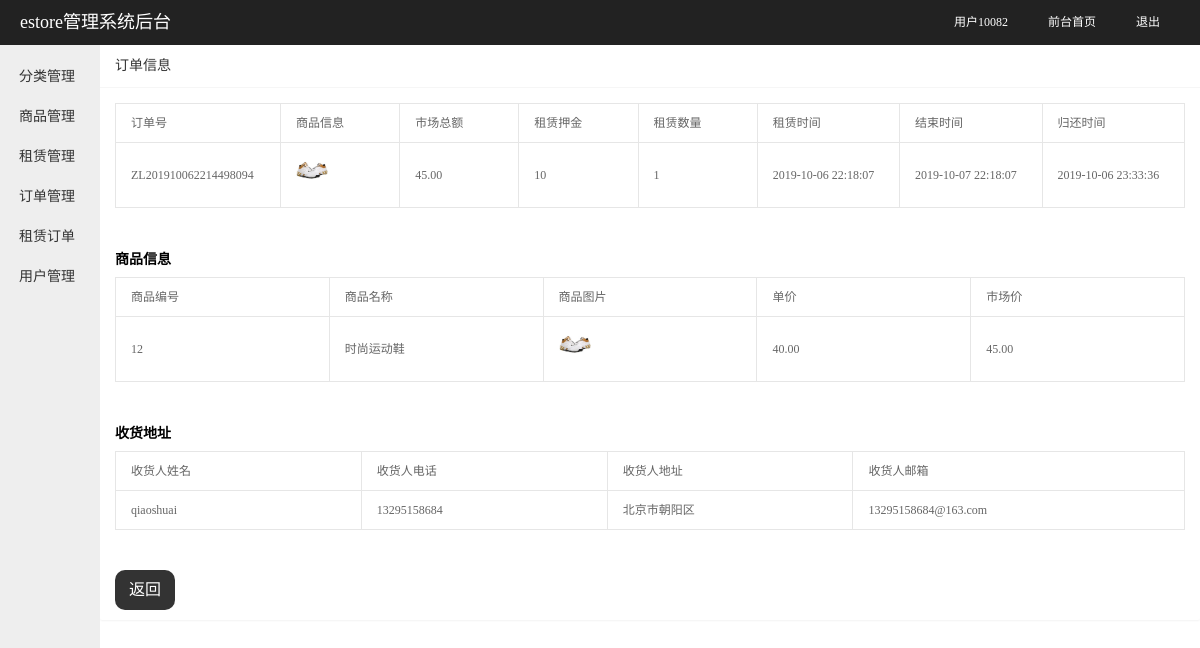
Screenshot of /admin/orders/leaseOrders_edit.php?act=edit&id=ZL201910062214498094 (signed in) with the database file from the repository.
### tables this page shows
CREATE TABLE `leases_orders` (
  `id` int(10) unsigned NOT NULL AUTO_INCREMENT,
  `orderid` varchar(255) DEFAULT NULL COMMENT '租赁订单号',
  `beforetotalprice` varchar(255) DEFAULT NULL COMMENT '租赁总价格',
  `buycount` varchar(255) DEFAULT NULL COMMENT '购买数量',
  `leasetime` varchar(255) DEFAULT NULL COMMENT '租赁时间',
  `starttime` datetime DEFAULT NULL COMMENT '开始时间',
  `endtime` datetime DEFAULT NULL COMMENT '结束时间',
  `status` int(11) DEFAULT NULL COMMENT '订单状态',
  `aftertotalprice` varchar(255) DEFAULT NULL COMMENT '租赁价格',
  `createtime` datetime DEFAULT NULL COMMENT '创建时间',
  `backtime` datetime DEFAULT NULL COMMENT '归还时间',
  `goodsid` varchar(255) DEFAULT NULL COMMENT '商品编号',
  `add_id` int(11) DEFAULT NULL COMMENT '收货编号',
  `userid` int(11) DEFAULT NULL COMMENT '用户编号',
  `lease_days` int(11) DEFAULT '1' COMMENT '租赁天数',
  PRIMARY KEY (`id`) USING BTREE
);

CREATE TABLE `list` (
  `list_id` int(10) unsigned NOT NULL AUTO_INCREMENT COMMENT '商品编号',
  `list_name` varchar(100) NOT NULL COMMENT '商品名字',
  `list_face` varchar(80) DEFAULT NULL COMMENT '商品图片',
  `list_myprice` float(8,2) NOT NULL COMMENT '商品价格',
  `list_onprice` float(8,2) NOT NULL COMMENT '商品市场价',
  `list_nums` int(5) DEFAULT NULL COMMENT '商品库存量',
  `list_detail` text COMMENT '商品简介',
  `list_time` datetime DEFAULT NULL COMMENT '上架时间',
  `list_seetimes` int(11) DEFAULT NULL COMMENT '商品点击量',
  `small_id` int(10) unsigned DEFAULT NULL COMMENT '小分类编号',
  PRIMARY KEY (`list_id`),
  KEY `small_id` (`small_id`),
  CONSTRAINT `list_ibfk_1` FOREIGN KEY (`small_id`) REFERENCES `smalltype` (`small_id`)
);

CREATE TABLE `adderss` (
  `add_id` int(10) unsigned NOT NULL AUTO_INCREMENT COMMENT '收货人编号',
  `add_name` varchar(50) DEFAULT NULL COMMENT '收货人姓名',
  `add_derss` varchar(100) DEFAULT NULL COMMENT '收货地址',
  `add_tel` varchar(15) DEFAULT NULL COMMENT '收货电话',
  `add_email` varchar(80) DEFAULT NULL COMMENT '收货邮箱',
  `user_id` int(10) unsigned DEFAULT NULL COMMENT '用户编号',
  `add_time` datetime DEFAULT NULL COMMENT '填写时间',
  PRIMARY KEY (`add_id`),
  KEY `user_id` (`user_id`)
);

### admin/orders/leaseOrders_edit.php (the view, shortened to what this page needs)
<?php
include '../common/admin.inc.php';
$id = $_GET['id'];
$res_obj = $mysqli->query("select * from leases_orders where orderid = '".$id."'");
if($res_obj){
    $one = array();
    $one_arr = $res_obj->fetch_assoc();
    $goods_arr = array();
    $goods_res = $mysqli->query("select * from list where list_id in(".$one_arr['goodsid'].")");
    while ($goods = $goods_res->fetch_assoc()) {
      $goods_arr[] = $goods;
    }
    $one_arr['goods'] = $goods_arr;
    $address_arr = array();
    $address_res = $mysqli->query("select * from adderss where add_id=".$one_arr['add_id']);
    while ($address = $address_res->fetch_assoc()) {
      $address_arr = $address;
    }
    $one = $one_arr;
}
?>
<!DOCTYPE html>
<html lang="en" dir="ltr">
  <head>
  </head>
  <body>
    <?php include '../common/header.php';?>
    <div class="admin_content">
      <div class="card">
        <div class="card-header">订单信息</div>
        <div class="card-body">
          <table class="table">
            <thead>
              <tr>
                <th>订单号</th>
                <th>商品信息</th>
                <th>市场总额</th>
                <th>租赁押金</th>
                <th>租赁数量</th>
                <th>租赁时间</th>
                <th>结束时间</th>
                <th>归还时间</th>
              </tr>
            </thead>
            <tbody>
              <tr>
                <td><?php echo $one['orderid'];?></td>
                <td>
                  <?php foreach ($one['goods'] as $s):?>
                    <img src="<?php echo '/'.$s['list_face']?>" alt="" style="height:40px;">
                  <?php endforeach;?>
                </td>
                <td><?php echo $one['beforetotalprice'];?></td>
                <td><?php echo $one['aftertotalprice'];?></td>
                <td><?php echo $one['buycount'];?></td>
                <td><?php echo $one['leasetime'];?></td>
                <td><?php echo $one['endtime'];?></td>
                <td><?php echo $one['backtime'];?></td>
              </tr>
            </tbody>
          </table>
          <h2 style="font-size:14px;margin-top:40px;">商品信息</h2>
          <table class="table">
            <thead>
              <tr>
                <th>商品编号</th>
                <th>商品名称</th>
                <th>商品图片</th>
                <th>单价</th>
                <th>市场价</th>
              </tr>
            </thead>
            <tbody>
              <?php foreach ($one['goods'] as $s):?>
              <tr>
                  <td><?php echo $s['list_id'];?></td>
                  <td><?php echo $s['list_name'];?></td>
                  <td><img src="<?php echo '/'.$s['list_face']?>" alt="" style="height:40px;"></td>
                  <td><?php echo $s['list_myprice'];?></td>
                  <td><?php echo $s['list_onprice'];?></td>
              </tr>
              <?php endforeach;?>
            </tbody>
          </table>
          <h2 style="font-size:14px;margin-top:40px;">收货地址</h2>
          <table class="table">
            <thead>
              <tr>
                <th>收货人姓名</th>
                <th>收货人电话</th>
                <th>收货人地址</th>
                <th>收货人邮箱</th>
              </tr>
            </thead>
            <tbody>
              <tr>
                <td><?php echo $address_arr['add_name'];?></td>
                <td><?php echo $address_arr['add_tel'];?></td>
                <td><?php echo $address_arr['add_derss'];?></td>
                <td><?php echo $address_arr['add_email'];?></td>
              </tr>
            </tbody>
          </table>
          <a href="javascript:;" id="back" onclick="javascript:window.history.back()">返回</a>
        </div>
      </div>
    </div>
  </body>
</html>

### admin/orders/leaseOrders_edit.php (style rules this page uses)
.card { margin-bottom: 15px; border-radius: 2px; background-color: #fff; box-shadow: 0 1px 2px 0 rgba(0,0,0,.05); }
.card-header { position: relative; height: 42px; line-height: 42px; padding: 0 15px; border-bottom: 1px solid #f6f6f6; color: #333; border-radius: 2px 2px 0 0; font-size: 14px; }
.card-body { position: relative; padding: 10px 15px; line-height: 24px; }
.card-body .table { margin: 5px 0; }
.table { width: 100%; background-color: #fff; color: #666; }
table { border-collapse: collapse; border-spacing: 0; }
.table th { min-width: 80px; }
.table th,.table td { position: relative; padding: 9px 15px; min-height: 20px; line-height: 20px; border-width: 1px; border-style: solid; border-color: #e6e6e6; word-break: break-all; text-align: left; font-weight: 400; font-size: 12px; }
#back { height: 40px; line-height: 40px; width: 60px; background-color: #333333; text-align: center; color:#fff; border-radius: 10px; margin-top: 40px; display: block; }

### admin/common/header.php (style rules this page uses)
blockquote, body, button, dd, div, dl, dt, form, h1, h2, h3, h4, h5, h6, input, li, ol, p, pre, td, textarea, th, ul { margin: 0; padding: 0; -webkit-tap-highlight-color: rgba(0,0,0,0); }
a { text-decoration: none; }
.admin_content { position: absolute; top: 45px; right: 0; bottom: 0px; left: 100px; overflow: hidden; z-index: 1; overflow-y: scroll; }

### rows the page displays
leases_orders: orderid "ZL201910062214498094", beforetotalprice "45.00", aftertotalprice "10", buycount "1", leasetime "2019-10-06 22:18:07", endtime "2019-10-07 22:18:07", backtime "2019-10-06 23:33:36"
list: list_face (picture), list_id "12", list_name "时尚运动鞋", list_myprice "40.00", list_onprice "45.00"
adderss: add_name "qiaoshuai", add_tel "13295158684", add_derss "北京市朝阳区", add_email "13295158684@163.com"

### other values shown
$admin['user_name'] "用户10082"
